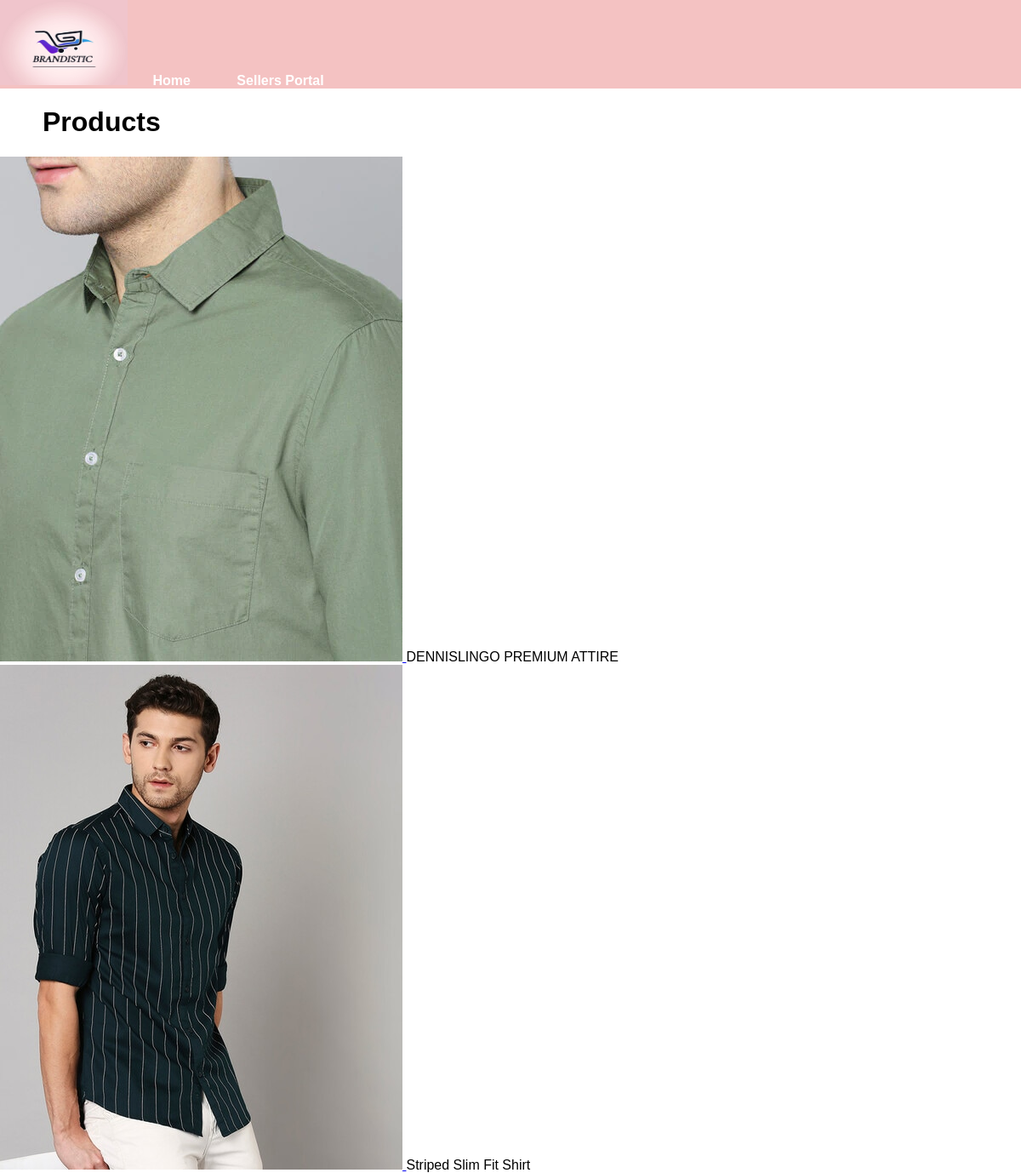
The page /mensproducts.php on the database its author committed.
### tables this page shows
CREATE TABLE IF NOT EXISTS `womensproduct_tbl` (
  `Product_ID` int(10) UNSIGNED NOT NULL AUTO_INCREMENT,
  `Category` varchar(10) NOT NULL,
  `Product_Name` varchar(100) NOT NULL,
  `Manufacturer` varchar(50) NOT NULL,
  `Brand_Name` varchar(50) NOT NULL,
  `Size` varchar(5) NOT NULL,
  `Price` int(10) NOT NULL,
  `Quantity` int(11) NOT NULL,
  `file_name` varchar(255) NOT NULL,
  `file_type` varchar(200) NOT NULL,
  `file_size` int(150) NOT NULL,
  PRIMARY KEY (`Product_ID`)
);

### mensproducts.php (the view, shortened to what this page needs)
<?php
include("connection.php");
include("header.php");
$sel="SELECT * FROM womensproduct_tbl where Category='Men'";
$query=mysqli_query($conn,$sel);
?>
<html>
<head>
</head>
<body>
<h1>Products</h1>
<?php
 while ($rows = mysqli_fetch_assoc($query)) {
?>
<div>
<a href="productinfo.php?prod_id=<?php echo $rows['Product_ID'];?>">
<img src="uploads/<?php echo $rows['file_name'];?>">
</a>
<?php echo $rows['Product_Name'];
}
?>
</div>
</body>
</html>

### header.php
<html>
<head>
<link rel="stylesheet" type="text/css" href="css/header.css">
</head>
<body>
<div class="header">
<div class="main-header">
<li class="main-nav-item"><img src="Images/logo.jpg" height=100px width=150px></li>
<li class="main-nav-item">
<a href="index.php">Home</a>
<a href="sellers_registration.php">Sellers Portal</a>
</li>
</div>
</div>
</body>
</html>

### css/header.css (style rules this page uses)
body { margin:0px; font-family:sans-serif; }
.main-nav-item { display:inline-block; }
.main-header { color:red; display:inline-block; }
.main-nav-item a { text-decoration:none; padding:25px; color:white; font-weight:bold; }
.header { background:#F4C2C2; }
h1 { margin-left:50px; }

### rows shown on the page
womensproduct_tbl: file_name (picture), Product_Name "DENNISLINGO PREMIUM ATTIRE"
womensproduct_tbl: file_name (picture), Product_Name "Striped Slim Fit Shirt"
